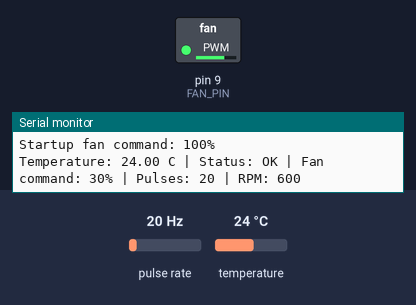
A sketch run on a simulated Arduino Uno, built with avr-gcc and run on an emulated ATmega328P. Shown: switched loads named in the sketch (green lamp = pin HIGH), the last lines printed to the serial monitor. Wiring (inferred from the names in the program): pulse sensor: data pin 2. Inputs (shaded band) come from the test bench; at power-on: temperature 24 °C, pulse rate 20 Hz.

Above: at 1.2 s.
1.3 s: temperature set to 28 °C
At 2.1 s:
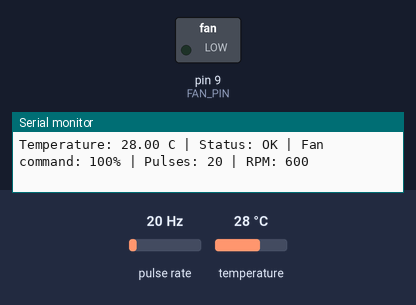
3.2 s: temperature set to 12 °C
At 4.8 s:
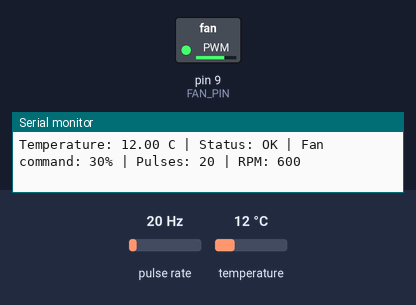
5.2 s: temperature set to 33 °C
At 6.3 s:
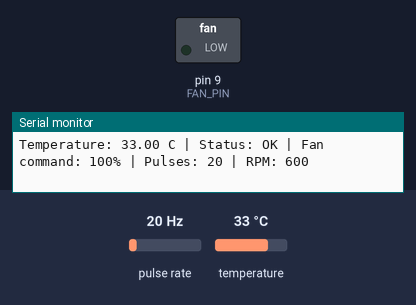
Timing chart, 0 to 8.2 s (numbered marks = the images above; inputs shaded):
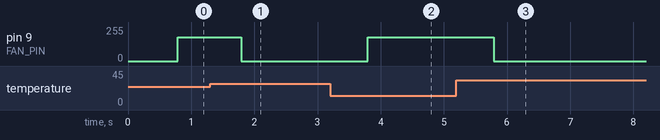

The sketch:

temperature_fan_controller.ino
```cpp
#include <OneWire.h>
#include <DallasTemperature.h>
#include <math.h>

const byte FAN_PIN = 9;
const byte TACH_PIN = 2;
const byte SENSOR_PIN = 4;

const unsigned int PWM_TOP = 639;

// Still requires confirmation for this exact fan.
const byte PULSES_PER_REVOLUTION = 2;

// Initial bench-demo settings.
const float LOW_TEMP_C = 24.0;
const float HIGH_TEMP_C = 28.0;
const byte MIN_FAN_PERCENT = 30;

OneWire oneWire(SENSOR_PIN);
DallasTemperature sensors(&oneWire);

volatile unsigned long tachPulses = 0;
unsigned long windowStart = 0;

// Interrupt handler: count each tachometer falling edge.
void countTachPulse() {
  tachPulses++;
}

void setFanPercent(byte percent) {
  if (percent > 100) {
    percent = 100;
  }

  if (percent == 100) {
    // Transistor OFF -> fan PWM input HIGH.
    digitalWrite(FAN_PIN, LOW);
  } else if (percent == 0) {
    // Transistor ON -> fan PWM input LOW.
    digitalWrite(FAN_PIN, HIGH);
  } else {
    OCR1A = ((unsigned long)(PWM_TOP + 1) *
             (100 - percent)) / 100;

    TCCR1A = _BV(WGM11) | _BV(COM1A1);
  }
}

byte commandFromTemperature(float temperatureC) {
  if (temperatureC <= LOW_TEMP_C) {
    return MIN_FAN_PERCENT;
  }

  if (temperatureC >= HIGH_TEMP_C) {
    return 100;
  }

  // Position between the lower and upper temperature limits.
  float fraction = (temperatureC - LOW_TEMP_C) /
                   (HIGH_TEMP_C - LOW_TEMP_C);

  float command = MIN_FAN_PERCENT +
                  fraction * (100 - MIN_FAN_PERCENT);

  // Round to the nearest whole percent.
  return (byte)(command + 0.5);
}

void setup() {
  Serial.begin(9600);

  // Begin with transistor OFF: full-speed fan command.
  digitalWrite(FAN_PIN, LOW);
  pinMode(FAN_PIN, OUTPUT);

  // External 10 kΩ tachometer pull-up is already fitted.
  pinMode(TACH_PIN, INPUT);

  TCCR1A = 0;
  TCCR1B = 0;
  TCNT1 = 0;
  ICR1 = PWM_TOP;
  OCR1A = 0;

  TCCR1A = _BV(WGM11);
  TCCR1B = _BV(WGM13) | _BV(WGM12) | _BV(CS10);

  setFanPercent(100);

  attachInterrupt(
    digitalPinToInterrupt(TACH_PIN),
    countTachPulse,
    FALLING
  );

  sensors.begin();

  // Wait for each temperature conversion before reading it.
  sensors.setWaitForConversion(true);

  noInterrupts();
  tachPulses = 0;
  interrupts();

  windowStart = millis();

  Serial.println("Temperature / fan / RPM controller starting");
  Serial.println("Startup fan command: 100%");
}

void loop() {
  sensors.requestTemperatures();
  float temperatureC = sensors.getTempCByIndex(0);

  bool sensorOK =
    isfinite(temperatureC) &&
    temperatureC != DEVICE_DISCONNECTED_C &&
    temperatureC >= -55.0 &&
    temperatureC <= 125.0;

  byte fanPercent;

  if (sensorOK) {
    fanPercent = commandFromTemperature(temperatureC);
  } else {
    fanPercent = 100;
  }

  setFanPercent(fanPercent);

  // Keep each reporting window at least approximately one second.
  while (millis() - windowStart < 1000UL) {
    delay(1);
  }

  noInterrupts();
  unsigned long pulses = tachPulses;
  tachPulses = 0;
  unsigned long windowEnd = millis();
  interrupts();

  unsigned long elapsedMs = windowEnd - windowStart;
  windowStart = windowEnd;

  float rpm = (pulses * 60000.0) /
              (PULSES_PER_REVOLUTION * elapsedMs);

  if (sensorOK) {
    Serial.print("Temperature: ");
    Serial.print(temperatureC, 2);
    Serial.print(" C | Status: OK");
  } else {
    Serial.print("Temperature: unavailable");
    Serial.print(" | Status: SENSOR FAULT");
  }

  Serial.print(" | Fan command: ");
  Serial.print(fanPercent);
  Serial.print("% | Pulses: ");
  Serial.print(pulses);
  Serial.print(" | RPM: ");
  Serial.println(rpm, 0);
}
```

Measured:
- after the input at 1.3 s, pin 9 (FAN_PIN): 179/255 → 0/255 after 0.49 s
- after the input at 3.2 s, pin 9 (FAN_PIN): 0/255 → 179/255 after 0.59 s
- after the input at 5.2 s, pin 9 (FAN_PIN): 179/255 → 0/255 after 0.59 s
